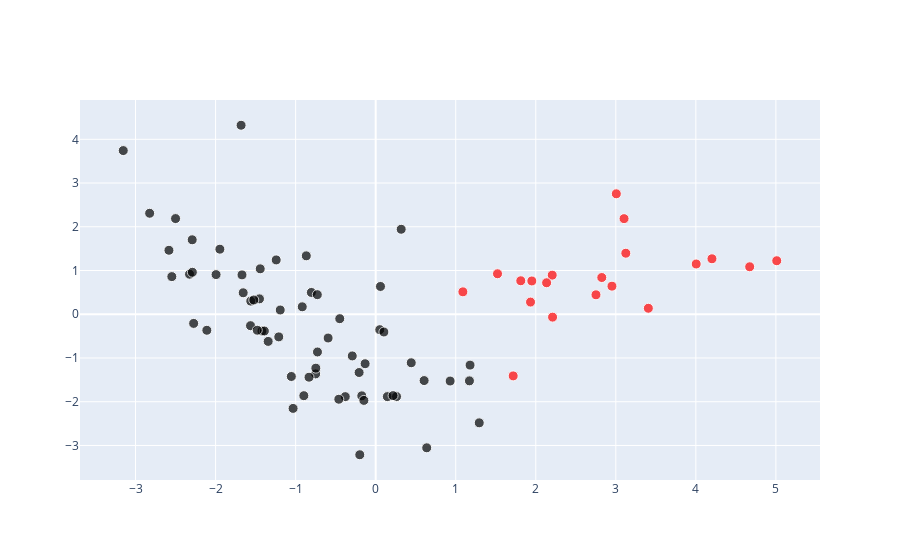

The cell this chart's notebook holds for it:
### Code cell
A,dic,axis=get_cluster_ACP(2,data_set_3,graph_k_means=True,graph_ACP=True)
A.tail(2)

### Figure 1 — Plotly figure (JSON) as saved in the notebook; plotly's stock layout.template omitted (floating-point values rounded to 4 significant figures)
{"data": [{"hoverinfo": "text", "marker": {"color": ["black", "black", "black", "red", "black", "red", "black", "red", "black", "black", "black", "red", "red", "black", "black", "black", "black", "black", "black", "black", "black", "black", "red", "red", "red", "black", "black", "black", "black", "black", "black", "red", "red", "black", "red", "black", "black", "black", "black", "black", "black", "black", "red", "red", "black", "black", "black", "black", "black", "black", "red", "black", "black", "black", "black", "black", "red", "red", "black", "red", "black", "black", "black", "black", "black", "black", "black", "black", "black", "black", "red", "red", "black", "black", "black", "black", "black", "black", "red", "black", "black", "black"], "size": [10, 10, 10, 10, 10, 10, 10, 10, 10, 10, 10, 10, 10, 10, 10, 10, 10, 10, 10, 10, 10, 10, 10, 10, 10, 10, 10, 10, 10, 10, 10, 10, 10, 10, 10, 10, 10, 10, 10, 10, 10, 10, 10, 10, 10, 10, 10, 10, 10, 10, 10, 10, 10, 10, 10, 10, 10, 10, 10, 10, 10, 10, 10, 10, 10, 10, 10, 10, 10, 10, 10, 10, 10, 10, 10, 10, 10, 10, 10, 10, 10, 10]}, "mode": "markers", "text": ["AGO", "ALB", "ARG", "AUS", "AUT", "BEL", "BGD", "BGR", "BOL", "BRA", "BWA", "CAN", "CHE", "CHL", "CHN", "CIV", "CMR", "COD", "COG", "COL", "CRI", "CUB", "CZE", "DEU", "DNK", "DOM", "DZA", "ECU", "EGY", "ESP", "ETH", "FIN", "FRA", "GAB", "GBR", "GHA", "GRC", "GTM", "HND", "HTI", "IDN", "IND", "IRL", "ISL", "ITA", "JAM", "JPN", "KEN", "KOR", "LKA", "LUX", "MAR", "MEX", "MYS", "NGA", "NIC", "NLD", "NOR", "NPL", "NZL", "PAK", "PAN", "PER", "PHL", "POL", "PRT", "PRY", "ROU", "SDN", "SLV", "SVK", "SWE", "TGO", "THA", "TUN", "TUR", "TZA", "URY", "USA", "VEN", "VNM", "ZMB"], "type": "scatter", "uid": "92dfbfb9-8eb9-42da-9a19-9b583e8a1b55", "x": [-0.1735, 0.9302, -0.5942, 2.205, -0.8668, 2.825, -2.274, 1.718, -1.563, -1.192, -1.442, 2.952, 5.011, -1.946, -3.154, -0.1984, 0.1461, 0.6377, -0.3799, 0.4443, -0.8033, 0.2602, 2.21, 2.136, 3.406, -1.452, -2.109, -1.421, -2.325, 0.05996, -0.7499, 1.813, 3.125, -0.1319, 2.752, -0.2069, -0.7293, -1.343, -0.8327, -1.032, -1.211, -2.583, 1.522, 3.006, 0.05129, -0.4487, 0.3188, -0.7477, -1.681, -2.29, 4.673, -2.547, -0.7272, -1.56, -0.8976, -1.054, 1.951, 3.103, -1.39, 1.09, -1.523, -1.67, -0.2924, -0.1475, 1.179, -1.243, 0.6054, 1.171, 0.2174, -1.655, 1.935, 4.201, -0.4606, -2.824, -1.994, -2.292, -1.479, -0.9173, 4.004, 0.1026, -2.5, 1.294], "y": [-1.865, -1.527, -0.5436, 0.8946, 1.336, 0.8395, -0.2093, -1.41, -0.2612, 0.09731, 1.039, 0.6423, 1.223, 1.488, 3.742, -3.212, -1.883, -3.054, -1.884, -1.109, 0.4984, -1.883, -0.06603, 0.7197, 0.1367, 0.3519, -0.3664, -0.384, 0.9152, 0.6354, -1.364, 0.7656, 1.396, -1.131, 0.4445, -1.332, 0.4477, -0.621, -1.439, -2.153, -0.5174, 1.463, 0.9258, 2.754, -0.3528, -0.1011, 1.943, -1.232, 4.321, 0.9604, 1.085, 0.8606, -0.8629, 0.3004, -1.862, -1.423, 0.761, 2.186, -0.3833, 0.5122, 0.3261, 0.9001, -0.9528, -1.97, -1.163, 1.242, -1.516, -1.523, -1.861, 0.4907, 0.2781, 1.268, -1.943, 2.309, 0.9066, 1.702, -0.3653, 0.1703, 1.149, -0.4061, 2.187, -2.483]}], "layout": {"hovermode": "closest"}}
